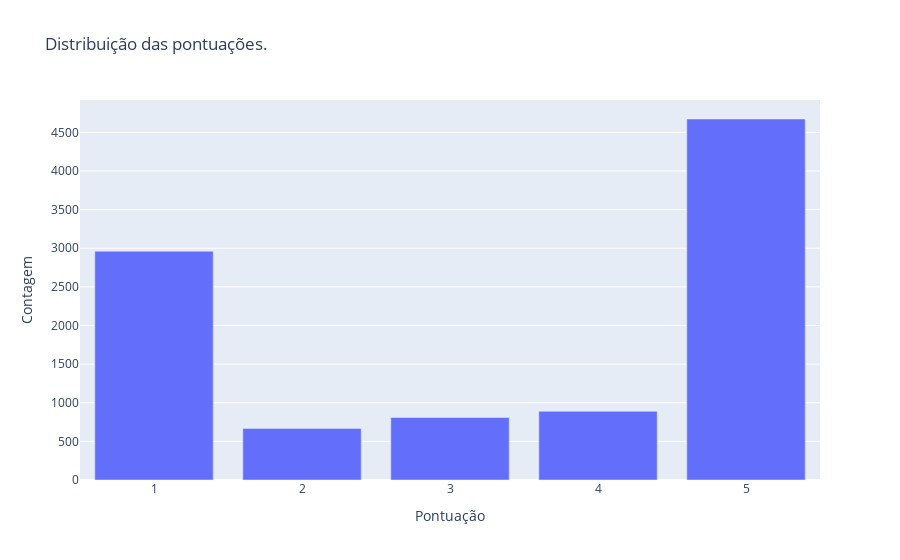

Notebook code cell kept with this figure:
### Markdown cell above
### Gráfico de distribuição das pontuações.

* Qual é a quantidade de avaliações para 1 estrela? Devemos nos preocupar? 🤔

### Code cell
score_counts = df['Score'].value_counts()
score_counts = score_counts.sort_index()

fig = px.bar(x=score_counts.index, y=score_counts.values, title='Distribuição das pontuações.')
fig.update_layout(xaxis_title='Pontuação', yaxis_title='Contagem')

fig.show()

### Figure 1 — Plotly figure (JSON) as saved in the notebook; plotly's stock layout.template omitted (floating-point values rounded to 4 significant figures)
{"data": [{"alignmentgroup": "True", "hovertemplate": "x=%{x}<br>y=%{y}<extra></extra>", "legendgroup": "", "marker": {"color": "#636efa", "pattern": {"shape": ""}}, "name": "", "offsetgroup": "", "orientation": "v", "showlegend": false, "textposition": "auto", "type": "bar", "x": [1, 2, 3, 4, 5], "xaxis": "x", "y": [2961, 668, 809, 889, 4673], "yaxis": "y"}], "layout": {"barmode": "relative", "legend": {"tracegroupgap": 0}, "title": {"text": "Distribuição das pontuações."}, "xaxis": {"anchor": "y", "domain": [0, 1], "title": {"text": "Pontuação"}}, "yaxis": {"anchor": "x", "domain": [0, 1], "title": {"text": "Contagem"}}}}
